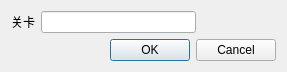
<?xml version="1.0" encoding="UTF-8"?>
<ui version="4.0">
 <class>Dialog</class>
 <widget class="QDialog" name="Dialog">
  <property name="geometry">
   <rect>
    <x>0</x>
    <y>0</y>
    <width>287</width>
    <height>69</height>
   </rect>
  </property>
  <property name="windowTitle">
   <string>设置关卡</string>
  </property>
  <layout class="QVBoxLayout" name="verticalLayout">
   <item>
    <layout class="QHBoxLayout" name="horizontalLayout">
     <item>
      <widget class="QLabel" name="label">
       <property name="sizePolicy">
        <sizepolicy hsizetype="Fixed" vsizetype="Fixed">
         <horstretch>0</horstretch>
         <verstretch>0</verstretch>
        </sizepolicy>
       </property>
       <property name="text">
        <string>关卡</string>
       </property>
      </widget>
     </item>
     <item>
      <widget class="QLineEdit" name="lineEdit">
       <property name="sizePolicy">
        <sizepolicy hsizetype="Expanding" vsizetype="Fixed">
         <horstretch>0</horstretch>
         <verstretch>0</verstretch>
        </sizepolicy>
       </property>
      </widget>
     </item>
     <item>
      <spacer name="horizontalSpacer">
       <property name="orientation">
        <enum>Qt::Horizontal</enum>
       </property>
       <property name="sizeType">
        <enum>QSizePolicy::Fixed</enum>
       </property>
       <property name="sizeHint" stdset="0">
        <size>
         <width>80</width>
         <height>20</height>
        </size>
       </property>
      </spacer>
     </item>
    </layout>
   </item>
   <item>
    <widget class="QDialogButtonBox" name="buttonBox">
     <property name="orientation">
      <enum>Qt::Horizontal</enum>
     </property>
     <property name="standardButtons">
      <set>QDialogButtonBox::Cancel|QDialogButtonBox::Ok</set>
     </property>
    </widget>
   </item>
  </layout>
 </widget>
 <resources/>
 <connections>
  <connection>
   <sender>buttonBox</sender>
   <signal>accepted()</signal>
   <receiver>Dialog</receiver>
   <slot>accept()</slot>
   <hints>
    <hint type="sourcelabel">
     <x>248</x>
     <y>254</y>
    </hint>
    <hint type="destinationlabel">
     <x>157</x>
     <y>274</y>
    </hint>
   </hints>
  </connection>
  <connection>
   <sender>buttonBox</sender>
   <signal>rejected()</signal>
   <receiver>Dialog</receiver>
   <slot>reject()</slot>
   <hints>
    <hint type="sourcelabel">
     <x>316</x>
     <y>260</y>
    </hint>
    <hint type="destinationlabel">
     <x>286</x>
     <y>274</y>
    </hint>
   </hints>
  </connection>
 </connections>
</ui>
